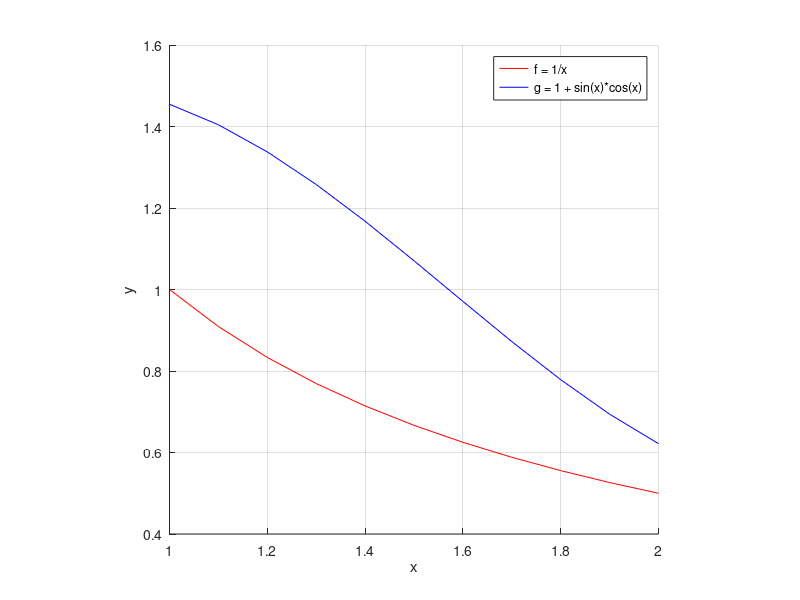

Reproduce this figure in MATLAB.
x = 1:0.1:2;
f = 1./x;
g = 1 + sin(x).*cos(x);

figure(1)
hold on
plot(x,f,'r-')
plot(x,g,'b-')
axis square
xlabel 'x'
ylabel 'y'
legend('f = 1/x','g = 1 + sin(x)*cos(x)')
grid on
hold off